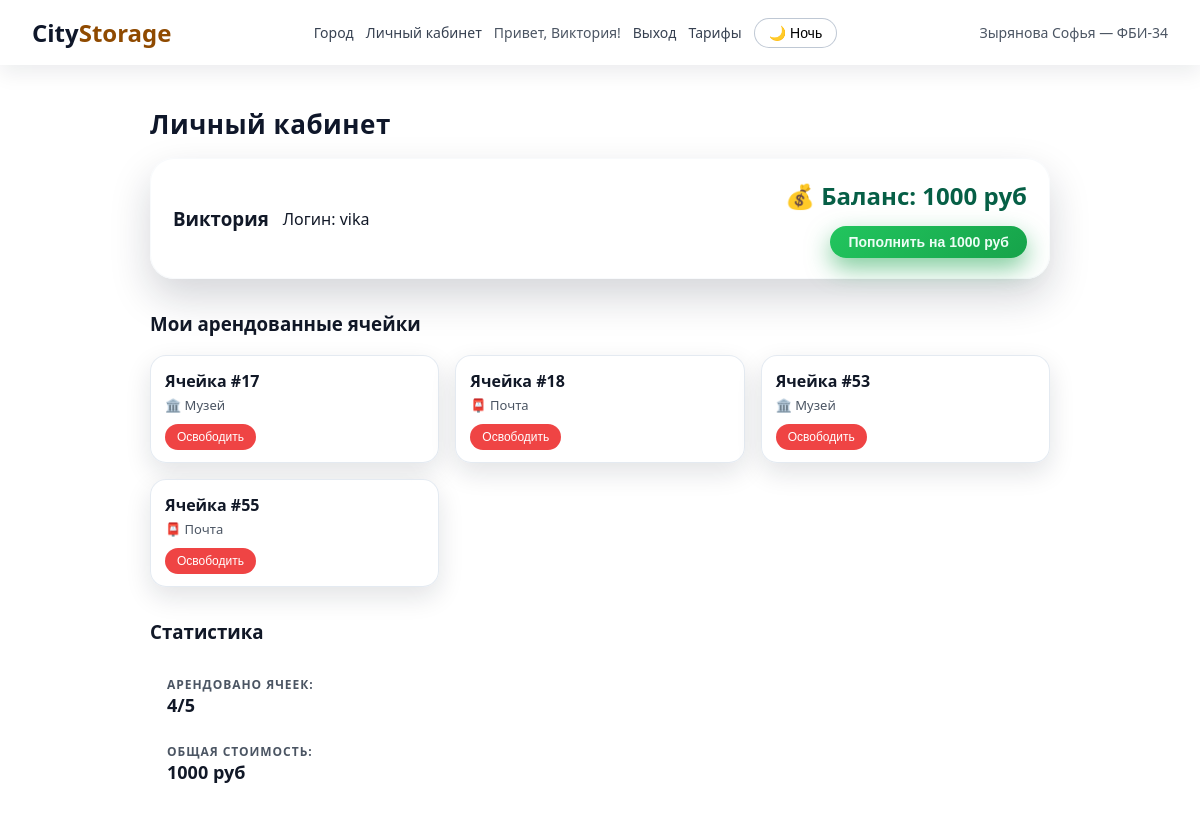
/profile (signed in), run on the app's committed database.
### tables this page shows
CREATE TABLE users (
            id INTEGER PRIMARY KEY AUTOINCREMENT,
            name TEXT NOT NULL,
            login TEXT NOT NULL UNIQUE,
            password_hash TEXT NOT NULL
        , balance INTEGER DEFAULT 1000);

### app.py (the view)
@app.route("/profile")
def profile():
    if not session.get("user_id"):
        flash("Сначала войдите в аккаунт.")
        return redirect(url_for("login"))
    student_name, student_group = get_student_info()
    theme = get_current_theme()
    session['theme'] = theme
    conn = get_db()
    cursor = conn.cursor()
    cursor.execute("""
        SELECT name, login, balance
        FROM users
        WHERE id = ?;
    """, (session["user_id"],))
    user_data = cursor.fetchone()
    cursor.execute("""
        SELECT id, building_type
        FROM cells
        WHERE user_id = ?
        ORDER BY id;
    """, (session["user_id"],))
    user_cells = cursor.fetchall()
    conn.close()
    building_names = {
        1: "🏪 Магазин",
        2: "🏥 Больница",
        3: "🏛️ Музей",
        4: "📮 Почта",
        5: "🏨 Отель"
    }
    cells_with_names = []
    for cell_id, building_type in user_cells:
        cells_with_names.append({
            "id": cell_id,
            "building_name": building_names.get(building_type, "Неизвестно")
        })
    return render_template(
        "profile.html",
        user_name=user_data[0],
        user_login=user_data[1],
        user_balance=user_data[2],
        user_cells=cells_with_names,
        student_name=student_name,
        student_group=student_group,
        current_user=session.get("name"),
        user_balance_display=user_data[2]
    )

### app.py (called while the page is built)
def get_student_info():
    return "Зырянова Софья", "ФБИ-34"

def get_db():
    return sqlite3.connect(DB_PATH)

def get_current_theme():
    return request.form.get('theme', session.get('theme', 'day'))

### templates/profile.html (shortened to what this page needs)
{% extends "base.html" %}
{% block content %}
<div class="auth-wrapper">
    <div class="profile-header">
        <h1 class="auth-title">Личный кабинет</h1>
        <div class="user-info-card">
            <div class="user-main-info">
                <h3>{{ user_name }}</h3>
                <p class="user-login">Логин: {{ user_login }}</p>
            </div>
            <div class="balance-section">
                <div class="balance-amount">
                    💰 Баланс: <strong>{{ user_balance }} руб</strong>
                </div>
                <form method="POST" action="{{ url_for('topup_balance') }}" class="topup-form">
                    <button type="submit" class="auth-button topup-btn">
                        Пополнить на 1000 руб
                    </button>
                </form>
            </div>
        </div>
    </div>
    <div class="my-cells-section">
        <h3>Мои арендованные ячейки</h3>
        {% if user_cells %}
            <div class="cells-grid">
                {% for cell in user_cells %}
                <div class="cell-card">
                    <div class="cell-number">Ячейка #{{ cell.id }}</div>
                    <div class="cell-type">{{ cell.building_name }}</div>
                    <form method="POST" action="{{ url_for('toggle_cell', cell_id=cell.id) }}">
                        <button type="submit" class="free-cell-btn">
                            Освободить
                        </button>
                    </form>
                </div>
                {% endfor %}
            </div>
        {% else %}
            <div class="no-cells">
                <p>У вас нет арендованных ячеек</p>
                <a href="{{ url_for('index') }}" class="auth-button">Арендовать ячейку</a>
            </div>
        {% endif %}
    </div>
    <div class="profile-stats">
        <h3>Статистика</h3>
        <div class="stats-grid">
            <div class="stat-item">
                <span class="stat-label">Арендовано ячеек:</span>
                <span class="stat-value">{{ user_cells|length }}/5</span>
            </div>
            <div class="stat-item">
                <span class="stat-label">Общая стоимость:</span>
                <span class="stat-value">{{ user_balance }} руб</span>
            </div>
        </div>
    </div>
</div>
{% endblock %}

### templates/base.html (shortened to what this page needs)
<!doctype html>
<html lang="ru" class="{% if session.get('theme', 'day') == 'night' %}city-night{% else %}city-day{% endif %}">
<head>
    <link rel="stylesheet" href="{{ url_for('static', filename='css/style.css') }}">
</head>
<body data-username="{{ current_user or '' }}">
<header class="main-header">
    <div class="logo">
        <span class="logo-city">City</span><span class="logo-storage">Storage</span>
    </div>
    <nav class="main-nav">
        <a href="{{ url_for('index') }}">Город</a>
        {% if current_user %}
            <a href="{{ url_for('profile') }}">Личный кабинет</a>
            <span class="user-name">Привет, {{ current_user }}!</span>
            <a href="{{ url_for('logout') }}">Выход</a>
        {% else %}
            <a href="{{ url_for('login') }}">Вход</a>
            <a href="{{ url_for('register') }}">Регистрация</a>
        {% endif %}
        <a href="{{ url_for('pricing') }}">Тарифы</a>
        <button id="toggleTheme" class="theme-btn">
        </button>
    </nav>
    <div class="student-info">
        {{ student_name }} — {{ student_group }}
    </div>
</header>
<main class="page-content">
    {% block content %}{% endblock %}
</main>
</body>
</html>

### static/css/style.css (style rules this page uses)
*, *::before, *::after { box-sizing: border-box; }
html { scroll-behavior: smooth; transition: background 0.45s ease-in-out; }
body { margin: 0; font-family: system-ui, -apple-system, BlinkMacSystemFont, "Segoe UI", sans-serif; min-height: 100vh; display: flex; flex-direction: column; color: #111827; overflow-x: hidden; }
html.city-day { background: url("/static/img/day.png") center top / cover no-repeat fixed; }
body, .main-header, .city-wrapper, .stats-panel, .auth-form, .user-info-card, .cell-card, .pricing-section, .rules-section, .terms-section, .support-section, .price-card, .rule-category, .terms-list, .contact-info, .user-balance, .city-title, .auth-title, .profile-header-title, .profile-section-title, .stat-item, .stat-label, .stat-value, .building-select, .confirm-window { transition: background-color 0.35s ease, color 0.35s ease, box-shadow 0.35s ease, border-color 0.35s ease, opacity 0.35s ease; }
.main-header { display: flex; justify-content: space-between; align-items: center; padding: 16px 32px; background: rgba(255, 255, 255, 0.85); backdrop-filter: blur(10px); position: sticky; top: 0; z-index: 10; box-shadow: 0 8px 20px rgba(15, 23, 42, 0.08); }
.logo { font-size: 24px; font-weight: 700; }
.logo-city { color: #0f172a; }
.logo-storage { color: #8f4a00; }
.main-nav { display: flex; align-items: center; gap: 12px; }
.main-nav a { text-decoration: none; color: #374151; font-size: 14px; }
.student-info, .user-name { font-size: 14px; color: #4b5563; }
.theme-btn { padding: 6px 14px; background-color: rgba(255,255,255,0.9); border: 1px solid rgba(148, 163, 184, 0.6); border-radius: 16px; cursor: pointer; font-size: 14px; }
.page-content { flex: 1; padding: 24px 32px 40px; display: flex; justify-content: center; }
.auth-wrapper { max-width: 900px; width: 100%; }
.city-title, .auth-title { font-size: 26px; margin-bottom: 16px; letter-spacing: 0.02em; color: #0f172a; }
.stat-item { display: flex; flex-direction: column; min-width: 150px; background: rgba(255, 255, 255, 0.6); padding: 12px 16px; border-radius: 12px; backdrop-filter: blur(8px); border: 1px solid rgba(255, 255, 255, 0.3); }
.stat-label { font-size: 12px; text-transform: uppercase; letter-spacing: 0.08em; color: #4b5563; font-weight: 600; }
.stat-value { font-size: 18px; font-weight: 700; color: #111827; }
.auth-button { margin-top: 8px; padding: 10px 14px; border: none; border-radius: 10px; background: linear-gradient(135deg, #ff4f9a, #ff8b6a); color: #fff; font-size: 15px; font-weight: 600; cursor: pointer; transition: opacity 0.2s ease, transform 0.15s ease; }
.profile-header { margin-bottom: 24px; }
.user-info-card { background: rgba(255, 255, 255, 0.75); border-radius: 24px; padding: 20px 22px; margin-bottom: 32px; display: grid; grid-template-columns: minmax(0, 2.2fr) minmax(0, 1.4fr); gap: 18px; align-items: center; box-shadow: 0 18px 40px rgba(15, 23, 42, 0.18); border: 1px solid rgba(248, 250, 252, 0.9); backdrop-filter: blur(16px); }
.user-main-info { display: flex; align-items: center; gap: 14px; }
.balance-section { text-align: right; }
.balance-amount { font-size: 24px; font-weight: 700; margin-bottom: 6px; color: #065f46; }
.topup-btn { background: linear-gradient(135deg, #22c55e, #16a34a); border: none; border-radius: 999px; padding: 8px 18px; color: #ecfdf5; font-size: 14px; font-weight: 600; cursor: pointer; box-shadow: 0 10px 24px rgba(22, 163, 74, 0.55); transition: transform 0.15s ease, box-shadow 0.15s ease, opacity 0.15s ease; }
.cells-grid { display: grid; grid-template-columns: repeat(auto-fill, minmax(220px, 1fr)); gap: 16px; margin: 16px 0 32px; }
.cell-card { position: relative; background: rgba(255, 255, 255, 0.85); border-radius: 16px; padding: 14px 14px 12px; text-align: left; backdrop-filter: blur(12px); border: 1px solid rgba(226, 232, 240, 0.9); box-shadow: 0 10px 26px rgba(15, 23, 42, 0.12); overflow: hidden; }
.cell-number { font-weight: 700; font-size: 16px; margin-bottom: 4px; color: #111827; }
.cell-type { margin: 4px 0 10px; color: #4b5563; font-size: 13px; font-weight: 500; }
.free-cell-btn { background: #ef4444; color: white; border: none; padding: 6px 12px; border-radius: 999px; cursor: pointer; font-size: 12px; font-weight: 500; transition: background 0.2s ease, transform 0.15s ease, box-shadow 0.15s ease; }

### templates/base.html (style rules this page uses)
.city-day, .city-night { transition: none !important; }

### data on the page
users: name "Виктория", login "vika", balance "1000"

### other printed values
{{ student_name }} "Зырянова Софья"
{{ student_group }} "ФБИ-34"
{{ cell.id }} "17" "18" "53" "55"
{{ cell.building_name }} "🏛️ Музей" "📮 Почта" "🏛️ Музей" "📮 Почта"
{{ user_cells|length }} "4"
